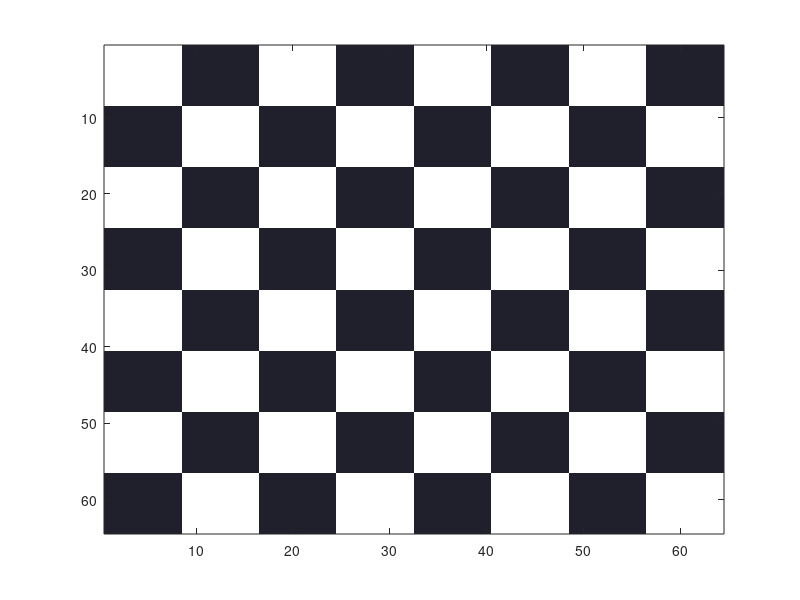

Write MATLAB code to recreate this figure. (Note: this script raises an error after producing the figure.)
% Clean previous variables, figures and results
close all;
clear all;
clc;

% Create square boxes
black_square = 10 * ones([8 8]);    % dark square value 10, area: 8x8 px
white_square = 200 * ones([8 8]);   % bright square value 200, area: 8x8 px

%concatination for making a black and white square
pair_w_first = cat(2, white_square, black_square); % White square first 
pair_b_first = cat(2, black_square, white_square);  % Black square first

% Create a row of 8 b/w square boxes, white square first 
for i = 2:7
    if(rem(i, 2))
        pair_w_first = cat(2, pair_w_first, black_square);
    else
        pair_w_first = cat(2, pair_w_first, white_square);
    end
end

% Create a row of 8 b/w square boxes, black square first 
for i = 1:6
    if(rem(i, 2))
        pair_b_first = cat(2, pair_b_first, black_square);
    else
        pair_b_first = cat(2, pair_b_first, white_square);
    end
end

% Create 8x2 boxes. white square first in first row, blck box first in 2nd
whole_img = cat(1, pair_w_first, pair_b_first);

% create whole checker box with above 8x2 pair 
for i = 2:7
    if(rem(i, 2))
        whole_img = cat(1, whole_img, pair_b_first);
    else
        whole_img = cat(1, whole_img, pair_w_first);
    end
end

% The matrix is created corrosponding to the image
% show the image from 64x64 matrix using image function
% Uncomment this and fn below (colormap) to see the preview of image formed
image(whole_img);      

% Command for using only black and white color
colormap(bone);         
drawon;

%--------------------------------------------------------------------------
% binary file creation 

img_h = 64; % Known to us 
img_w = 64;

% Reshape matrix to vector for storing to a binary data file 
array_vlues = reshape(whole_img, img_h * img_w, 1);

% create file with write and append permission
write_file_id = fopen('outputs\checkerboard.dat','a');

% save uint8 data from the image.dat file 
fwrite(write_file_id, array_vlues,'uint8');

% Close the file (end of file operation)
fclose(write_file_id);                                
